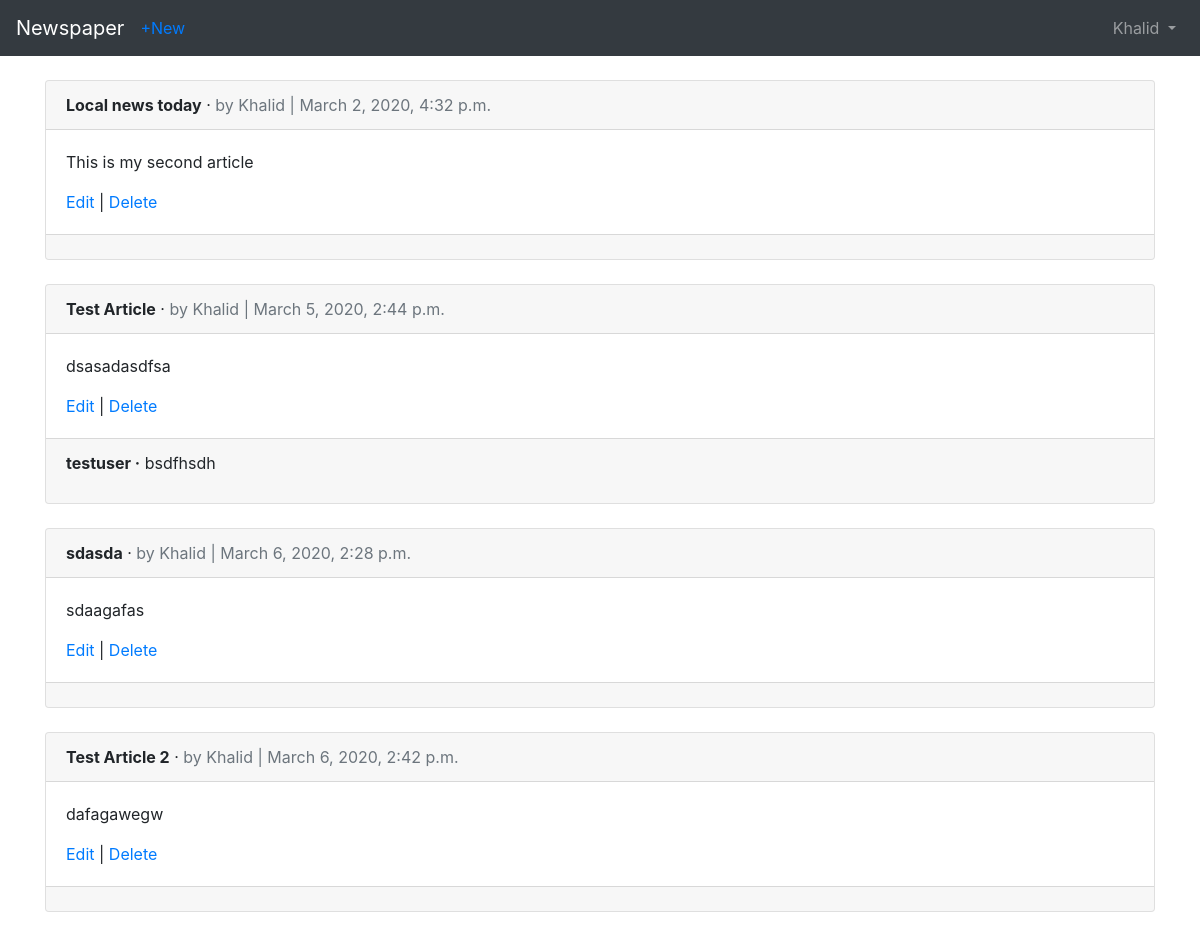
The page /articles/ (signed in) on the database its author committed.
### users/models.py (models this page shows)
class CustomUser(AbstractUser):
    age = models.PositiveIntegerField(default=0)

### articles/models.py (models this page shows, shortened)
class Article(models.Model):
    title = models.CharField(max_length=255)
    body = models.TextField()
    date = models.DateTimeField(auto_now_add=True)
    author = models.ForeignKey(
        settings.AUTH_USER_MODEL,
        on_delete= models.CASCADE,
    )

class Comment(models.Model):
    article = models.ForeignKey(Article, on_delete=models.CASCADE, related_name='comments')
    comment = models.CharField(max_length=140)
    author = models.ForeignKey(
        settings.AUTH_USER_MODEL,
        on_delete=models.CASCADE,
    )
    def __str__(self):
        return self.comment

### articles/views.py (the view)
# urls.py: path('', views.ArticleListView.as_view(), name='article_list'),
class ArticleListView(LoginRequiredMixin, ListView):
    model = models.Article
    template_name = 'article_list.html'
    login_url = 'login'

### templates/article_list.html (shortened to what this page needs)
{% extends 'base.html' %}
{%block content %}
{% for article in object_list %}
    <div class="card">
        <div class="card-header">
            <span class="font-weight-bold">{{ article.title }}</span> &middot;
            <span class="text-muted">by {{ article.author }} | {{ article.date }}</span>
        </div>
        <div class="card-body">
            <p>{{ article.body }}</p>
                <a href="{% url 'article_edit' article.pk %}">Edit</a> | <a href="{% url 'article_delete' article.pk %}">Delete</a>
        </div>
        <div class="card-footer">
            {% for comment in article.comments.all %}
                <p>
                    <span class="font-weight-bold" >{{ comment.author }} &middot;</span>
                    {{ comment }}
                </p>
            {% endfor %}
        </div>
    </div>
    <br/>
{% endfor %}
{% endblock %}

### templates/base.html (shortened to what this page needs)
<!DOCTYPE html>
<html>
    <head>
        <link rel="stylesheet" href="https://maxcdn.bootstrapcdn.com/bootstrap/4.0.0/css/bootstrap.min.css">
    </head>
    <body>
        <nav class="navbar navbar-expand-md navbar-dark bg-dark mb-4">
            <a class="navbar-brand" href="{% url 'home' %}">Newspaper</a>
            {% if user.is_authenticated %}
                <ul class="navbar-nav mr-auto">
                    <li class="nav-item"><a href="{% url 'article_new' %}">+New</a></li>
                </ul>
            {% endif %}
            <div class="collapse navbar-collapse" id="navbarCollapse">
                {% if user.is_authenticated %}
                    <ul class="navbar-nav ml-auto">
                        <li class="nav-item">
                            <a class="nav-link dropdown-toggle" href="#" id="userMenu" data-toggle="dropdown" aria-label="Toggle navigation" aria-expanded="false">
                                {{user.username}}
                            </a>
                        </li>
                    </ul>
                {% else %}
                    <form class="form-inline ml-auto">
                        <a href="{% url 'login' %}" class="btn btn-outline-secondary">Log in</a>
                        <a href="{% url 'signup' %}" class="btn btn-primary ml-2">Sign up</a>
                    </form>
                {% endif %}
            </div>
        </nav>
        <div class="container">
            {% block content %}
            {% endblock %}
        </div>
    </body>
</html>

### rows shown on the page
CustomUser: username "Khalid"
Article: title "Local news today", author "Khalid", date "March 2, 2020, 4:32 p.m.", body "This is my second article"
Article: title "Test Article", author "Khalid", date "March 5, 2020, 2:44 p.m.", body "dsasadasdfsa"
Comment: author "testuser", comment "bsdfhsdh"
Article: title "sdasda", author "Khalid", date "March 6, 2020, 2:28 p.m.", body "sdaagafas"
Article: title "Test Article 2", author "Khalid", date "March 6, 2020, 2:42 p.m.", body "dafagawegw"
